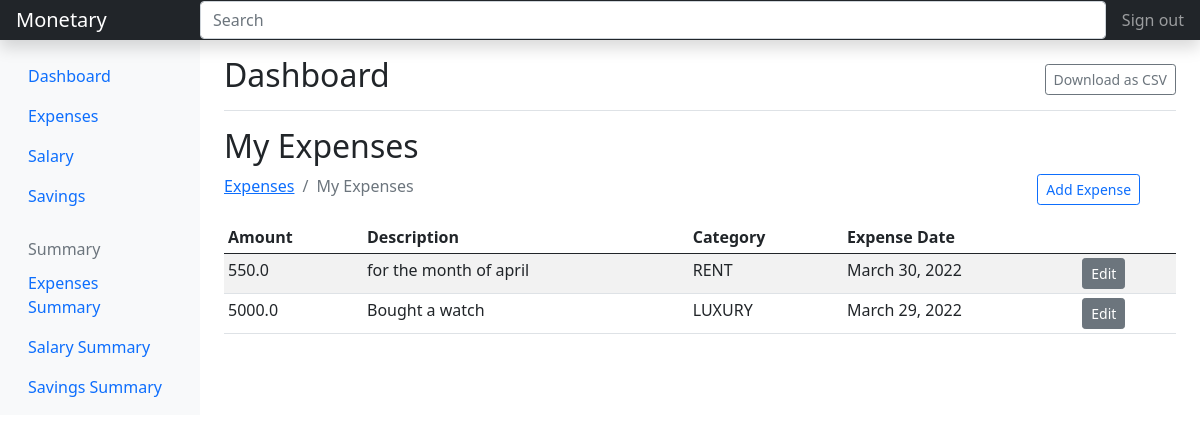
The app's page / (signed in) with its own data.
### expenses/models.py (models this page shows, shortened)
class Expense(models.Model):
    amount = models.FloatField()
    date = models.DateField(default=now)
    description = models.TextField()
    owner = models.ForeignKey(to=User, on_delete=models.CASCADE)
    category = models.CharField(max_length=200)
    class Meta:
        ordering = ['-date']

### expenses/views.py (the view)
# urls.py: path('', views.index, name="expenses"),
@login_required(login_url='/accounts/login')
def index(request):
    categories = Category.objects.all()
    expenses = Expense.objects.filter(owner=request.user)
    paginator = Paginator(expenses, 5)
    page_num = request.GET.get('page')
    page_obj = Paginator.get_page(paginator, page_num)
    context = {
        'expenses': expenses,
        'page_obj': page_obj
    }
    return render(request, 'expenses/index.html', context)

### expenses/templates/expenses/index.html
{% extends 'base.html' %}
{% load static %}
{% block content %}
<div class="d-flex justify-content-between flex-wrap flex-md-nowrap align-items-center pt-3 pb-2 mb-3 border-bottom">
    <h1 class="h2">Dashboard</h1>
    <div class="btn-toolbar mb-2 mb-md-0">
       <a href="" class="btn btn-outline-secondary btn-sm">Download as CSV</a>
    </div>
</div>
<h2>My Expenses</h2>
<div class="row">
    <div class="col-md-10">
        <nav aria-label="breadcrumb">
            <ol class="breadcrumb">
                <li class="breadcrumb-item"><a href="">Expenses</a></li>
                <li class="breadcrumb-item active" aria-current="page">My Expenses</li>
            </ol>
        </nav>
    </div>
    <div class="col-md-2">
        <a href="{% url 'add-expenses' %}" class="btn btn-outline-primary btn-sm mb-3">Add Expense</a>
    </div>
</div>
<div class="table-responsive">
    <table class="table table-striped table-sm">
        <thead>
            <tr>
                <th>Amount</th>
                <th>Description</th>
                <th>Category</th>
                <th>Expense Date</th>
                <th></th>
            </tr>
        </thead>
        <tbody>
            {% for expense in page_obj %}
            <tr>
                <td>{{expense.amount}}</td>
                <td>{{expense.description}}</td>
                <td>{{expense.category}}</td>
                <td>{{expense.date}}</td>
                <td><a href="{% url 'expense-edit' expense.id %}" class="btn btn-secondary btn-sm">Edit</a></td>
            </tr>
            {% endfor %}
        </tbody>
    </table>
</div>
{% endblock %}

### records on screen
Expense: amount "550.0", description "for the month of april", category "RENT", date "March 30, 2022"
Expense: amount "5000.0", description "Bought a watch", category "LUXURY", date "March 29, 2022"
